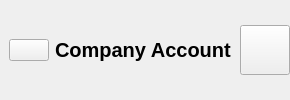
            <widget class="QFrame" name="HeaderFrame_6">
             <property name="autoFillBackground">
              <bool>false</bool>
             </property>
             <layout class="QHBoxLayout" name="horizontalLayout_66">
              <property name="spacing">
               <number>0</number>
              </property>
              <property name="leftMargin">
               <number>0</number>
              </property>
              <property name="topMargin">
               <number>0</number>
              </property>
              <property name="rightMargin">
               <number>0</number>
              </property>
              <property name="bottomMargin">
               <number>0</number>
              </property>
              <item alignment="Qt::AlignLeft">
               <widget class="QWidget" name="widget_45" native="true">
                <layout class="QHBoxLayout" name="horizontalLayout_67">
                 <property name="topMargin">
                  <number>0</number>
                 </property>
                 <property name="bottomMargin">
                  <number>0</number>
                 </property>
                 <item>
                  <widget class="QPushButton" name="menuBtn_8">
                   <property name="text">
                    <string/>
                   </property>
                   <property name="icon">
                    <iconset resource="Resource.qrc">
                     <normaloff>:/Black Icons/Graphics/featherBlack/menu.svg</normaloff>:/Black Icons/Graphics/featherBlack/menu.svg</iconset>
                   </property>
                   <property name="iconSize">
                    <size>
                     <width>24</width>
                     <height>24</height>
                    </size>
                   </property>
                  </widget>
                 </item>
                 <item>
                  <widget class="QLabel" name="appHeader_8">
                   <property name="font">
                    <font>
                     <pointsize>15</pointsize>
                     <weight>75</weight>
                     <bold>true</bold>
                    </font>
                   </property>
                   <property name="text">
                    <string>Company Account</string>
                   </property>
                  </widget>
                 </item>
                </layout>
               </widget>
              </item>
              <item>
               <widget class="QWidget" name="widget_46" native="true">
                <layout class="QHBoxLayout" name="horizontalLayout_68">
                 <property name="spacing">
                  <number>0</number>
                 </property>
                 <property name="leftMargin">
                  <number>0</number>
                 </property>
                 <property name="topMargin">
                  <number>0</number>
                 </property>
                 <property name="rightMargin">
                  <number>0</number>
                 </property>
                 <property name="bottomMargin">
                  <number>0</number>
                 </property>
                 <item alignment="Qt::AlignRight">
                  <widget class="QPushButton" name="accountBtn_8">
                   <property name="minimumSize">
                    <size>
                     <width>50</width>
                     <height>50</height>
                    </size>
                   </property>
                   <property name="text">
                    <string/>
                   </property>
                   <property name="icon">
                    <iconset resource="Resource.qrc">
                     <normaloff>:/Black Icons/Graphics/featherBlack/user.svg</normaloff>:/Black Icons/Graphics/featherBlack/user.svg</iconset>
                   </property>
                   <property name="iconSize">
                    <size>
                     <width>32</width>
                     <height>32</height>
                    </size>
                   </property>
                  </widget>
                 </item>
                </layout>
               </widget>
              </item>
             </layout>
            </widget>
